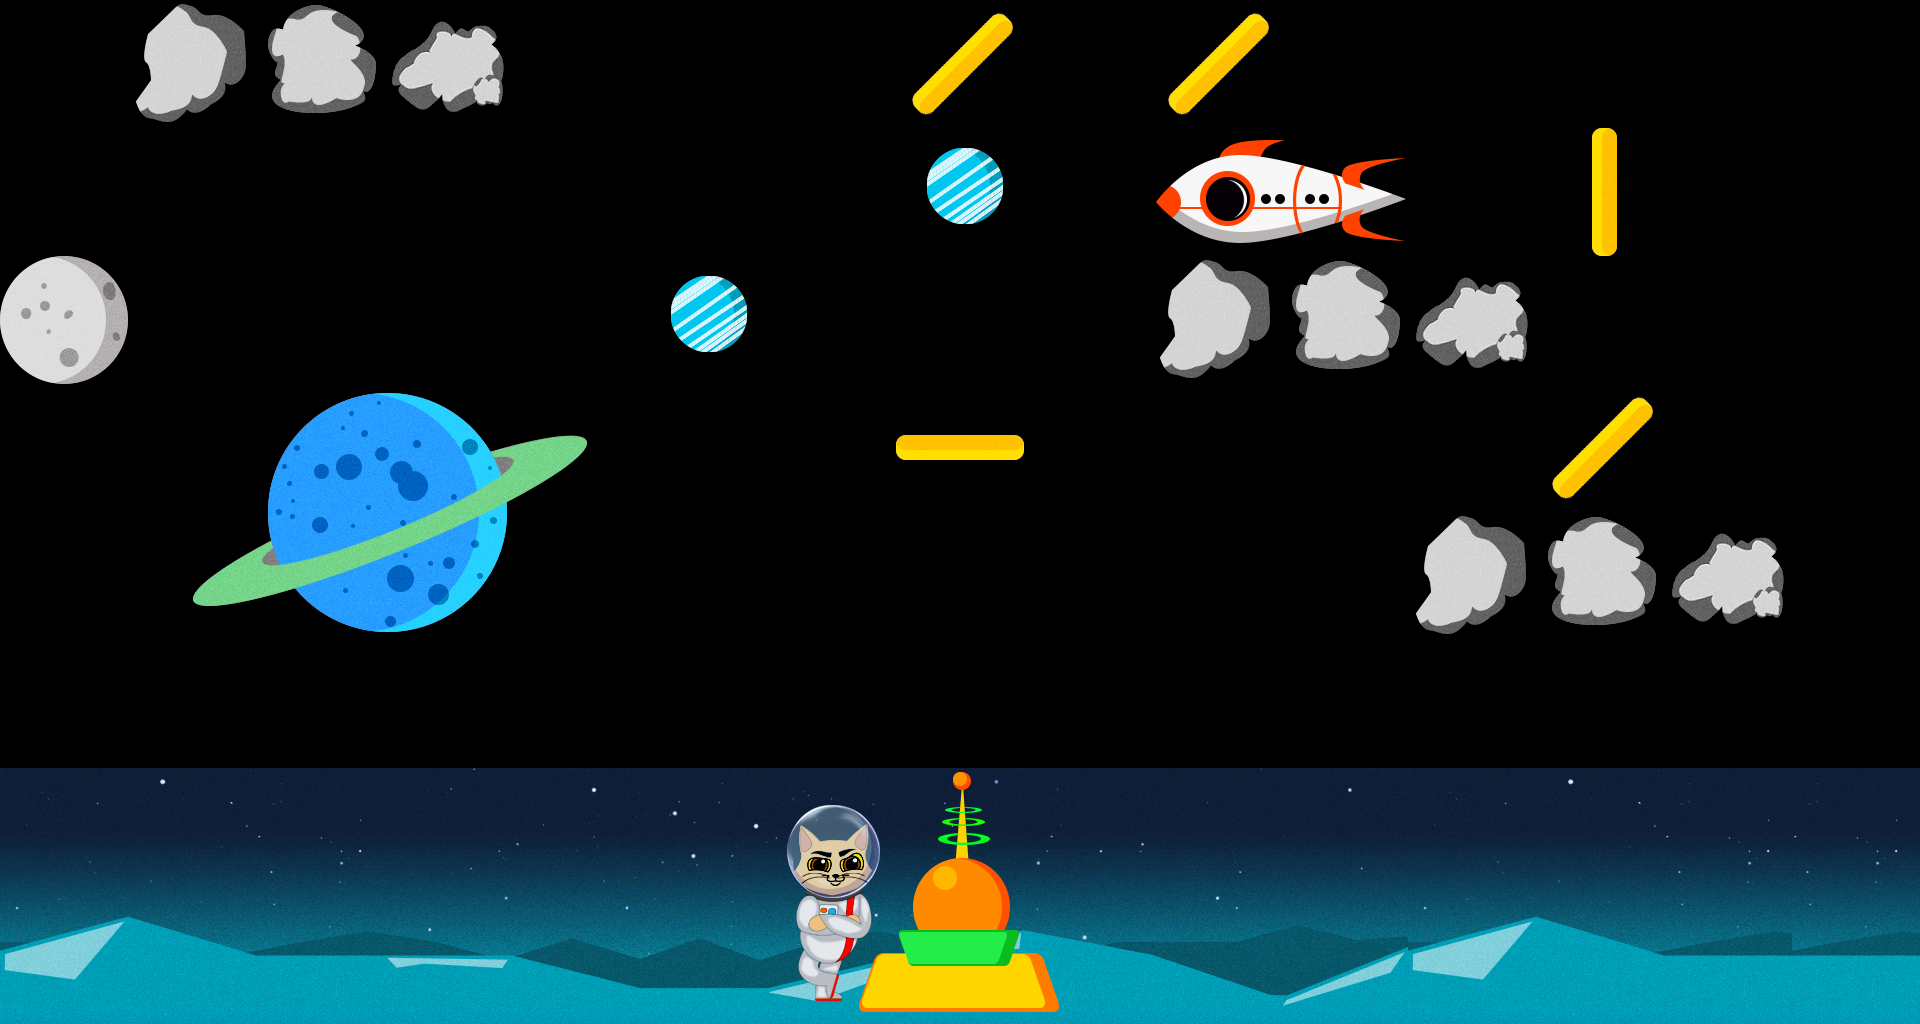

Tiled map render using the project's own tile images. Description and the whole map definition, tile-layer contents included, below:
An orthogonal 15x8 tile map with 128x128 px tiles, 3 tile layers (BackgroudLayer, PlayerLayer, GameLayer), 2 tilesets.

<map version="1.0" tiledversion="1.1.0" orientation="orthogonal" renderorder="right-down" width="15" height="8" tilewidth="128" tileheight="128" infinite="0" nextobjectid="1">
 <tileset firstgid="1" source="tiles.tsx" />
 <tileset firstgid="65" source="template_assets_v1.tsx" />
 <layer name="BackgroudLayer" width="15" height="8">
  <data encoding="csv">
0,0,0,0,0,0,0,0,0,0,0,0,0,0,0,
0,0,0,0,0,0,0,0,0,0,0,0,0,0,0,
0,0,0,0,0,0,0,0,0,0,0,0,0,0,0,
0,0,0,0,0,0,0,0,0,0,0,0,0,0,0,
0,0,0,0,0,0,0,0,0,0,0,0,0,0,0,
0,0,0,0,0,0,0,0,0,0,0,0,0,0,0,
158,159,160,161,162,163,164,165,166,167,168,158,159,160,160,
173,174,175,176,177,178,179,180,181,182,183,173,174,175,175
</data>
 </layer>
 <layer name="PlayerLayer" width="15" height="8">
  <data encoding="csv">
0,0,0,0,0,0,0,0,0,0,0,0,0,0,0,
0,0,0,0,0,0,0,0,0,0,0,0,0,0,0,
0,0,0,0,0,0,0,0,0,0,0,0,0,0,0,
0,0,0,0,0,0,0,0,0,0,0,0,0,0,0,
0,0,0,0,0,0,0,0,0,0,0,0,0,0,0,
0,0,0,0,0,0,0,0,0,0,0,0,0,0,0,
0,0,0,0,0,0,136,0,0,0,0,0,0,0,0,
0,0,0,0,0,0,151,0,0,0,0,0,0,0,0
</data>
 </layer>
 <layer name="GameLayer" width="15" height="8">
  <data encoding="csv">
0,133,134,135,0,0,0,120,0,120,0,0,0,0,0,
0,0,0,0,0,0,0,102,0,92,93,0,119,0,0,
117,0,0,0,0,102,0,0,0,133,134,135,0,0,100,
0,82,83,84,85,0,0,122,0,0,0,0,120,0,0,
0,97,98,99,100,0,0,0,0,0,0,133,134,135,0,
0,0,148,148,0,0,0,0,0,0,0,0,0,0,0,
0,0,0,0,0,0,89,90,91,0,0,0,0,0,0,
0,0,0,0,0,0,104,105,106,0,0,0,0,0,0
</data>
 </layer>
</map>
